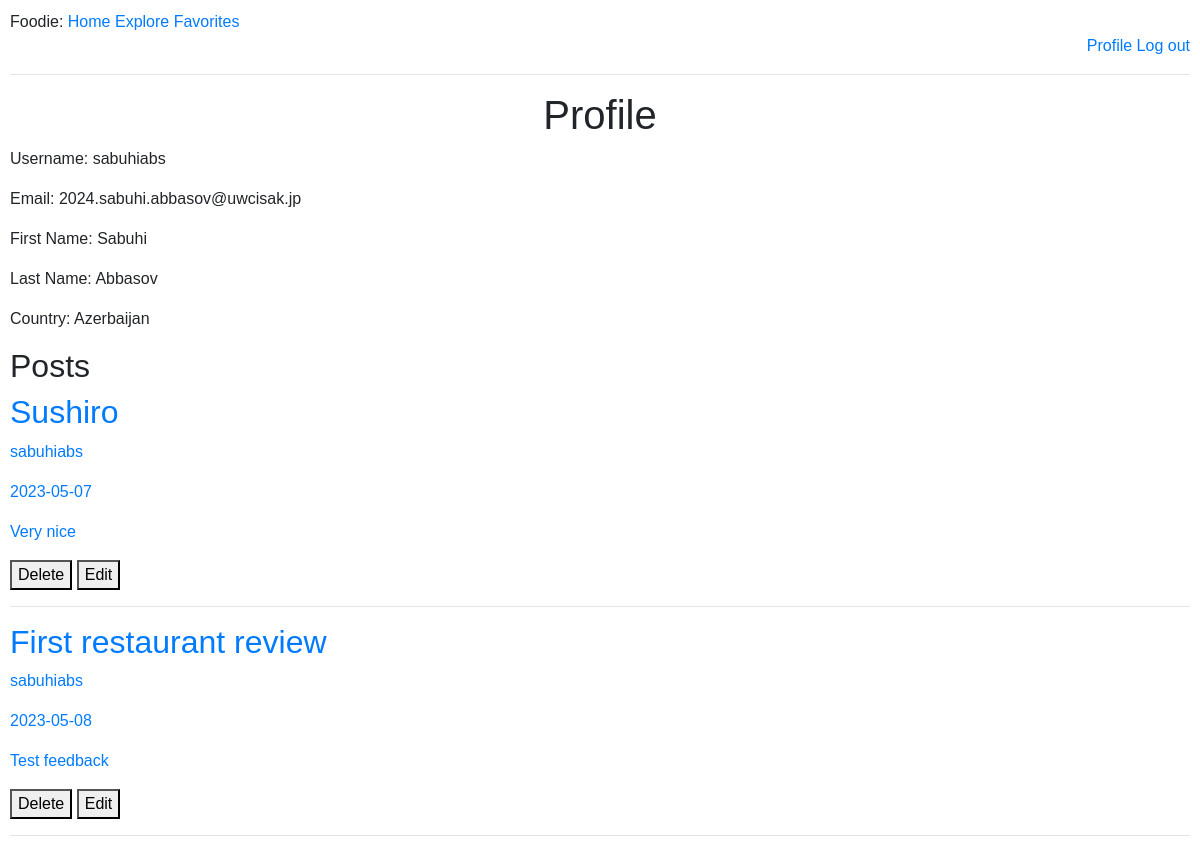
Page /profile-user (signed in) on the committed database.
### tables this page shows
CREATE TABLE users (
        id INTEGER PRIMARY KEY,
        name TEXT,
        surname TEXT,
        country TEXT,
        username TEXT,
        email TEXT,
        password TEXT
    );

CREATE TABLE reviews(
        id INTEGER PRIMARY KEY,
        name VARCHAR(100),
        timestamp TEXT,
        stars INTEGER,
        content TEXT,
        location TEXT,
        user_id INTEGER,
        FOREIGN KEY (user_id) REFERENCES users(id) on delete cascade
    );

### app.py (the view, shortened to what this page needs)
@app.route('/profile-user')
@token_required
def profile_user():
    data = jwt.decode(session['token'], token_key, algorithms=['HS256'])
    user_id = data['user_id']
    query = f"SELECT * from users where id={user_id}"
    db = database_worker('social_net.db')
    user = db.search(query=query)
    if user:
        user = user[0]
        query_posts = f"SELECT title, user_id, DATE(timestamp), content, id from recipes where user_id={user_id}"
        query_reviews = f"SELECT name, user_id, DATE(timestamp), content, id, user_id from reviews where user_id={user_id}"
        posts = db.search(query=query_posts)
        reviews = db.search(query=query_reviews)
        for i in range(len(reviews)):
            for j in range(len(reviews[i])):
                if j == 1:
                    reviews = list(reviews)
                    user_id = reviews[i][j]
                    query_username = f"SELECT username from users where id={user_id}"
                    username = db.search(query=query_username)
                    reviews[i] = list(reviews[i])
                    reviews[i][j] = username[0][0]
        return render_template('profile-user.html', title=f'{user[0]}', user=user, posts=posts,
                               login=True, user_id=user_id, reviews=reviews)
    return render_template('profile-user.html', title=f'{user[0]}', login=True, user=user, user_id=user_id)

### app.py (called while the page is built)
def token_required(f):
    @wraps(f)
    def decorated(*args, **kwargs):
        if 'token' not in session:
            print("No token")
            return redirect(url_for('login'))
        try:
            print("Decoding token")
            data = jwt.decode(session['token'], token_key, algorithms=['HS256'])
        except:
            print("Wrong Token")
            return redirect(url_for('login'))
        return f(*args, **kwargs)
    return decorated

### my_lib.py (called while the page is built)
    def search(self, query):
        result = self.cursor.execute(query).fetchall()
        return result

### templates/profile-user.html (shortened to what this page needs)
{% extends "base.html" %}
{% block content %}
    <h1>Profile</h1>
    <p>Username: {{ user[4] }}</p>
    <p>Email: {{ user[5] }}</p>
    <p>First Name: {{ user[1] }}</p>
    <p>Last Name: {{ user[2] }}</p>
    <p>Country: {{ user[3] }}</p>
    <h2>Posts</h2>
    {% for review in reviews %}
    <a href="{{ url_for('review', id=review[4]) }}">
    <div class="post">
        <h2 class="post-title">{{ review[0]}}</h2>
        <p class="post-author">{{ review[1]}}</p>
        <p class="post-date">{{ review[2]}}</p>
        <p class="post-content">{{ review[3] }}</p>
    </div>
        <a href="{{ url_for('delete_review', id=review[4]) }}" onclick="return confirm('Are you sure you want to delete this post?');"><button class="delete-post-btn">Delete</button></a>
        <a href="{{ url_for('edit_review', id=review[4]) }}"><button class="edit-post-btn">Edit</button></a>
        <hr>
    {% endfor %}
{% endblock %}

### static/registration.css (style rules this page uses)
body, button, input, select, textarea, h1, h2, h3, h4, h5, h6, p, span, div, a { font-family: Arial, sans-serif; }

### static/my_style.css (style rules this page uses)
body, button, input, select, textarea, h1, h2, h3, h4, h5, h6, p, span, div, a { font-family: Arial, sans-serif; }
body { margin: 10px; }
h1 { text-align: center; }

### rows in the picture
users: username "sabuhiabs", email "2024.sabuhi.abbasov@uwcisak.jp", name "Sabuhi", surname "Abbasov", country "Azerbaijan", username "sabuhiabs" "sabuhiabs"
reviews: name "Sushiro", content "Very nice"
reviews: name "First restaurant review", content "Test feedback"

### other values in the picture
{{ review[2] }} "2023-05-07" "2023-05-08"
